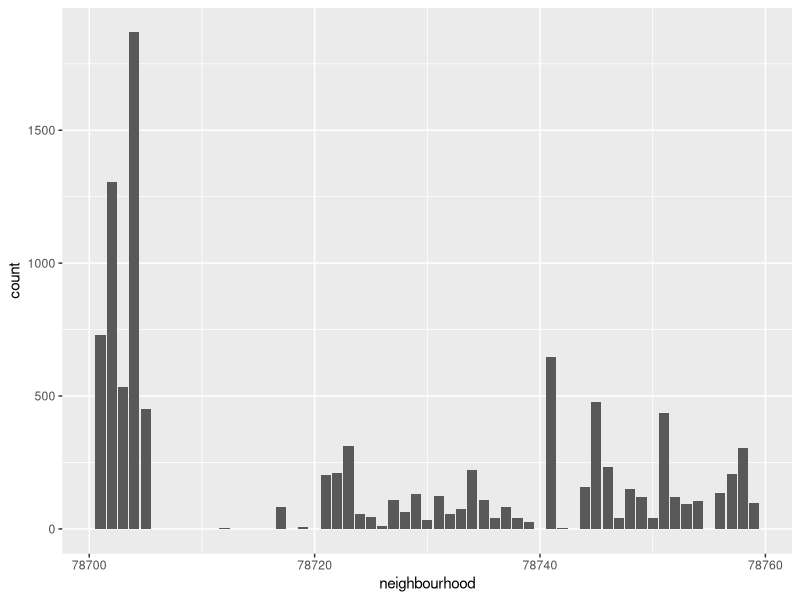
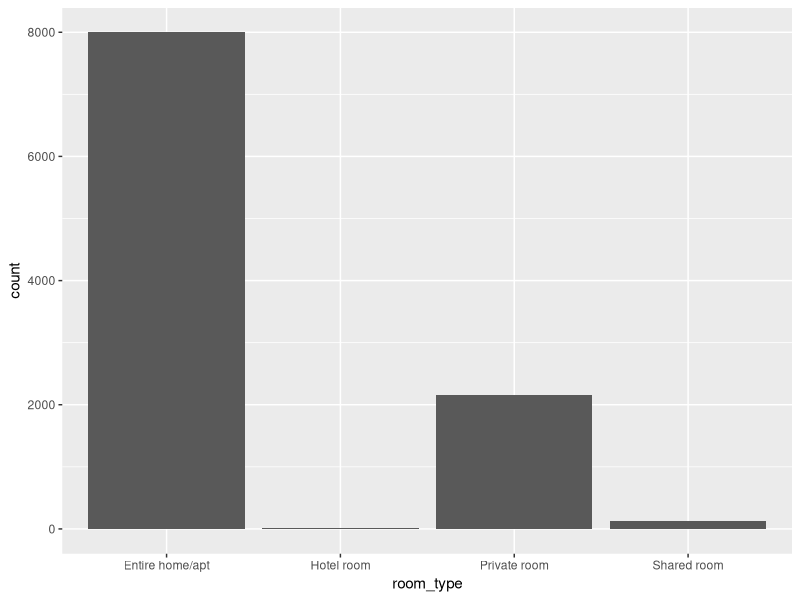
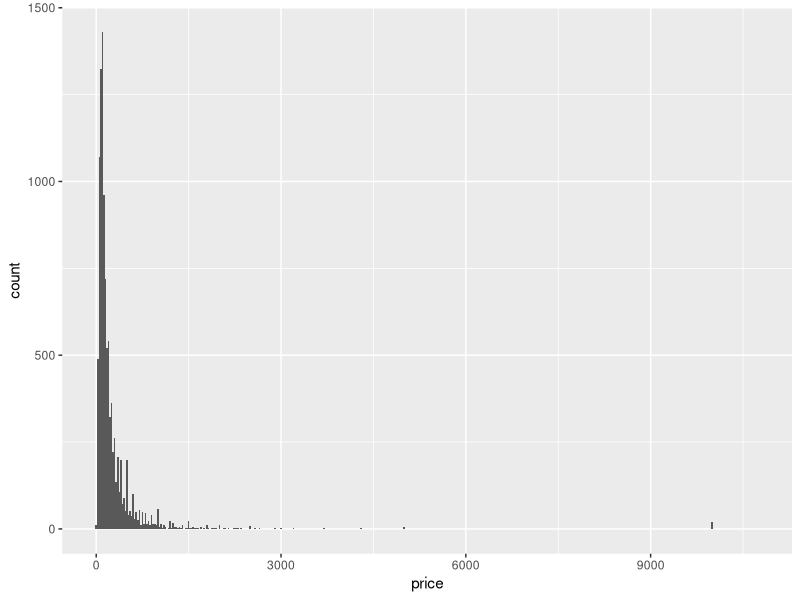
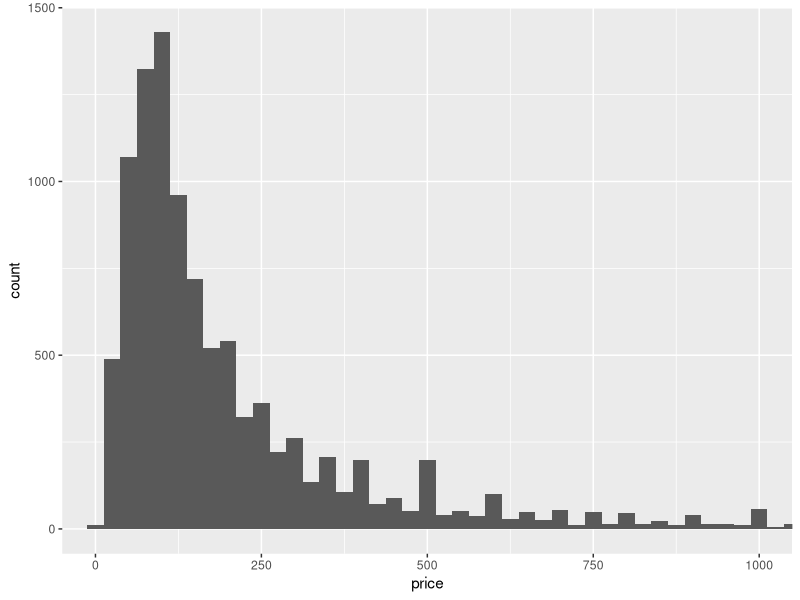
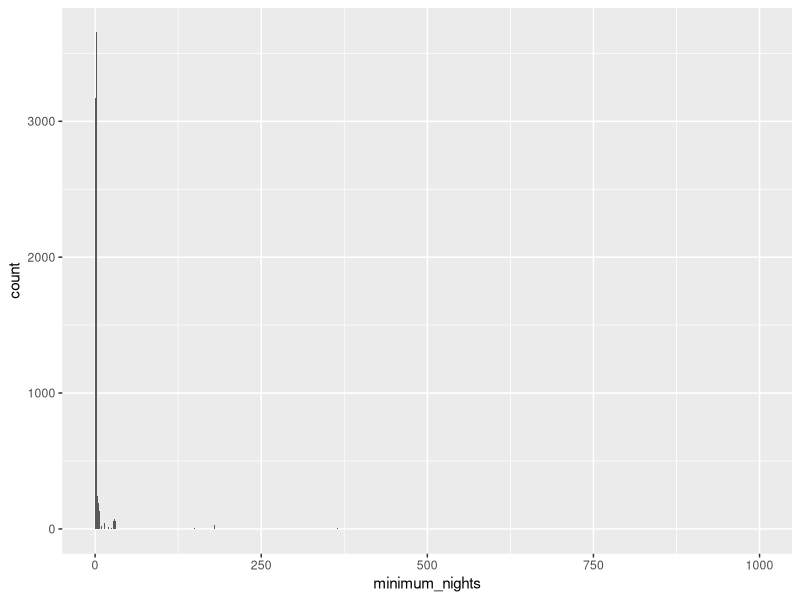
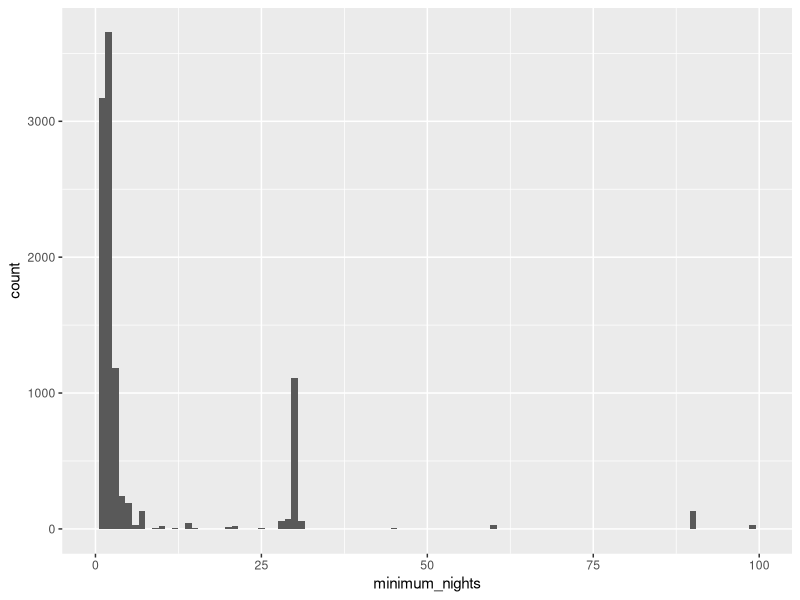
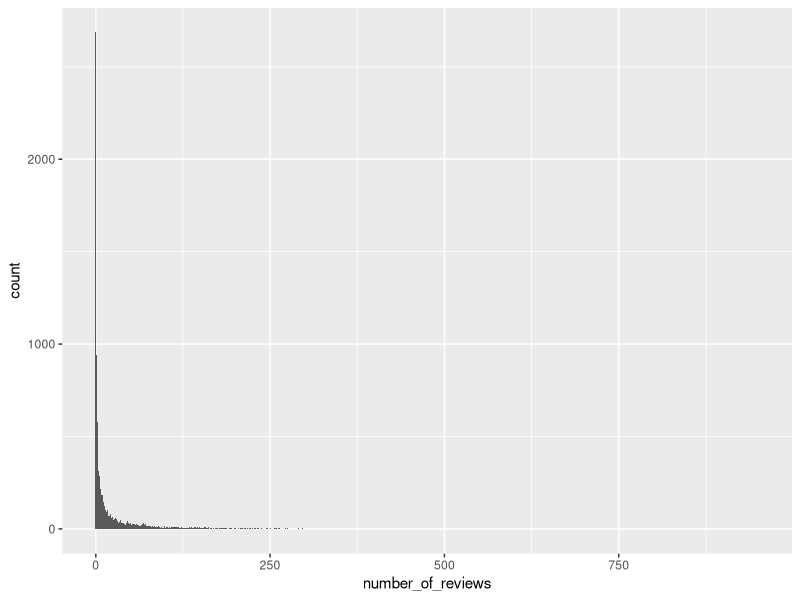
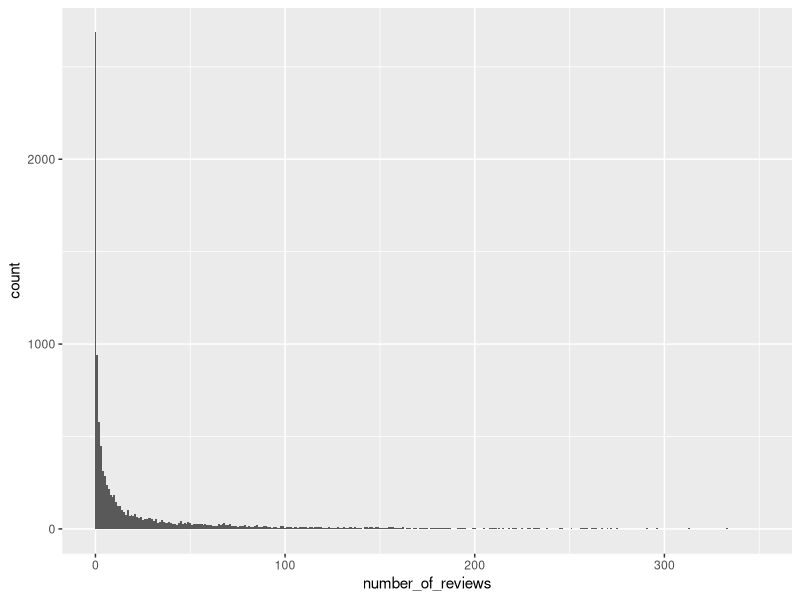

Write R code to recreate these figures, in order.
## ---- chunk 1
library(tidyverse)
library(readr)

listings <- read_csv("listings.csv")
## ---- chunk 2
ggplot(data = listings) + geom_bar(mapping = aes(x = neighbourhood))

listings %>%
  count(neighbourhood) %>%
  arrange(desc(n))
## ---- chunk 3
ggplot(listings) + geom_bar(mapping = aes(x = room_type))

listings %>%
  count(room_type) %>%
  arrange(desc(n))
## ---- chunk 4
ggplot(listings) + geom_histogram(mapping = aes(x = price), binwidth = 25)

#zoomed-in
ggplot(listings) + geom_histogram(mapping = aes(x = price), binwidth = 25) + 
  coord_cartesian(xlim = c(0, 1000))

listings %>%
  count(price) %>%
  arrange(desc(n))

listings %>%
  count(price) %>%
  arrange(desc(price))
## ---- chunk 5
ggplot(listings) + geom_histogram(mapping = aes(x = minimum_nights), binwidth = 1)

#zoomed-in
ggplot(listings) + geom_histogram(mapping = aes(x = minimum_nights), binwidth = 1) + 
  coord_cartesian(xlim = c(0, 100))

listings %>%
  count(minimum_nights) %>%
  arrange(desc(n))

listings %>%
  count(minimum_nights) %>%
  arrange(desc(minimum_nights))
## ---- chunk 6
ggplot(listings) + geom_histogram(mapping = aes(x = number_of_reviews), binwidth = 1)

#zoomed-in x axis
ggplot(listings) + geom_histogram(mapping = aes(x = number_of_reviews), binwidth = 1) + 
  coord_cartesian(xlim = c(0, 350))

#zoomed-in x and y axis
ggplot(listings) + geom_histogram(mapping = aes(x = number_of_reviews), binwidth = 1) + 
  coord_cartesian(xlim = c(0, 350), ylim = c(0, 500))

listings %>%
  count(number_of_reviews) %>%
  arrange(desc(n))

listings %>%
  count(number_of_reviews) %>%
  arrange(desc(number_of_reviews))
## ---- chunk 7
ggplot(listings) + geom_histogram(mapping = aes(x = availability_365), binwidth = 1)

#zoomed-in x axis
ggplot(listings) + geom_histogram(mapping = aes(x = availability_365), binwidth = 1) + 
  coord_cartesian(ylim = c(0, 500))

listings %>%
  count(availability_365) %>%
  arrange(desc(n))

listings %>%
  count(availability_365) %>%
  arrange(desc(availability_365))
## ---- chunk 8
listings %>%
  count(host_name) %>%
  arrange(desc(n))
## ---- chunk 9
#accounting for all values
ggplot(data = listings, mapping = aes(x = number_of_reviews, y = price)) + geom_point() + geom_smooth(se = FALSE) + coord_cartesian(ylim = c(0, 3000))

#not accounting for expensive places
under_one_thousand <- listings %>%
  filter(price < 1000)

  ggplot(data = under_one_thousand, mapping = aes(x = number_of_reviews, y = price)) + geom_point() + geom_smooth(se = FALSE)
## ---- chunk 10
ggplot(data = listings) +
  geom_boxplot(mapping = aes(x = reorder(room_type, price, FUN = median), y = price))

ggplot(data = under_one_thousand) +
  geom_boxplot(mapping = aes(x = reorder(room_type, price, FUN = median), y = price))
## ---- chunk 11
ggplot(data = listings) +
  geom_boxplot(mapping = aes(x = reorder(room_type, number_of_reviews, FUN = median), y = number_of_reviews))

ggplot(data = under_one_thousand) +
  geom_boxplot(mapping = aes(x = reorder(room_type, number_of_reviews, FUN = median), y = number_of_reviews))
## ---- chunk 12
ggplot(data = listings) +
  geom_boxplot(mapping = aes(x = reorder(neighbourhood, price, FUN = median), y = price)) + coord_flip()

by_neighborhood <- group_by(listings, neighbourhood) %>%
  summarize(avg_price = mean(price)) %>%
  arrange(desc(avg_price))

by_neighborhood
## ---- chunk 13
by_neighborhood <- group_by(listings, neighbourhood) %>%
  summarize(avg_price = mean(price)) %>%
  arrange(desc(avg_price))
  
by_neighborhood
## ---- chunk 14
by_neighborhood <- group_by(listings, neighbourhood) %>%
  summarize(avg_availability = mean(availability_365)) %>%
  arrange(desc(avg_availability))
  
by_neighborhood
## ---- chunk 15

